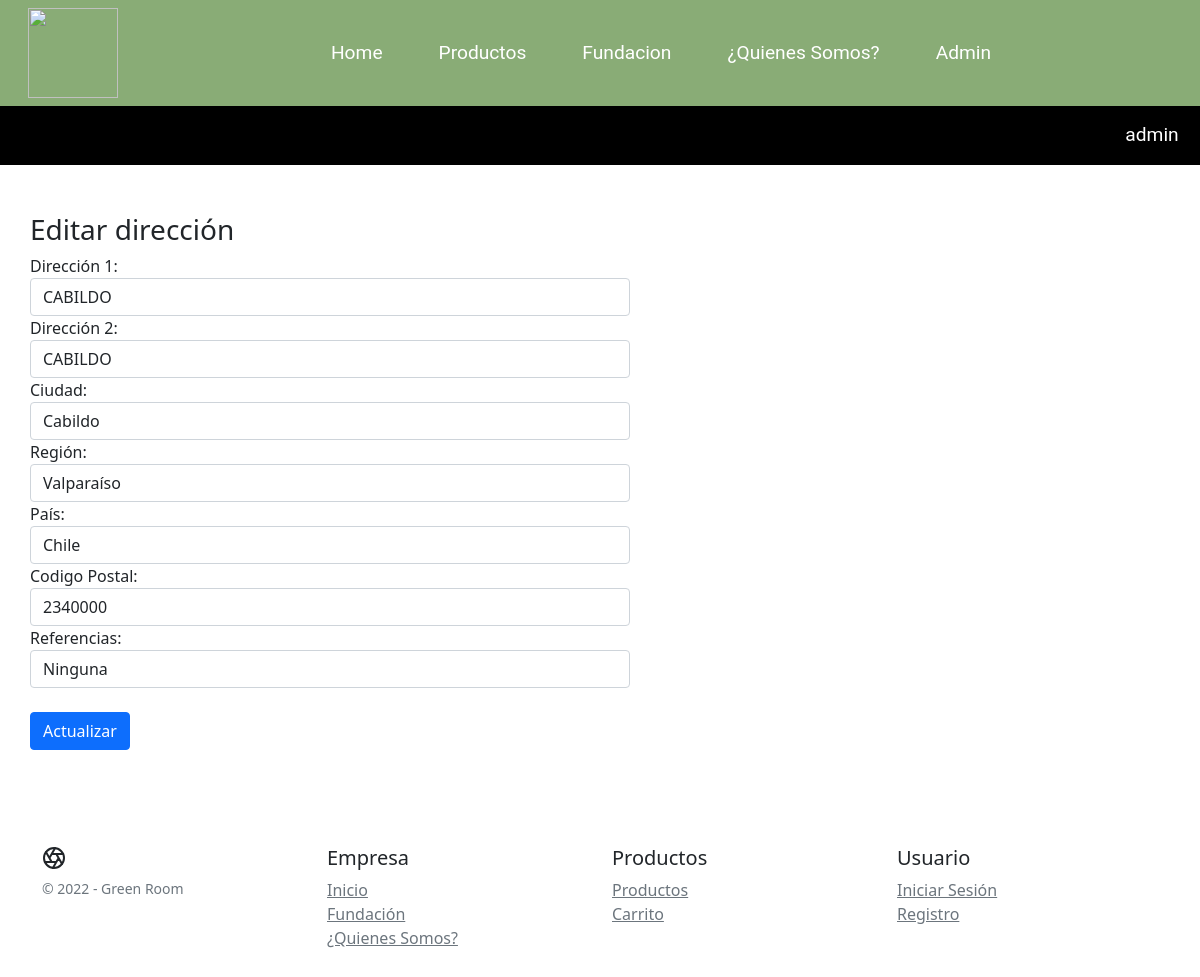
The page /direcciones/editar/20 (signed in) on the database its author committed.
### Flower/models.py (models this page shows, shortened)
class User(AbstractUser):
    def __str__(self):
        return self.email

### Address/models.py (models this page shows, shortened)
class ShippingAddress(models.Model):
    user = models.ForeignKey(User, null=False, blank=False, on_delete=models.CASCADE)
    line1 = models.CharField(max_length=200)
    line2 = models.CharField(max_length=200, blank=True)
    city = models.CharField(max_length=100)
    region = models.CharField(max_length=100)
    country = models.CharField(max_length=50)
    reference = models.CharField(max_length=200)
    zip = models.CharField(max_length=10, null=False, blank=False)
    default = models.BooleanField(default=False)
    created_at = models.DateTimeField(auto_now_add=True)

### Address/views.py (the view, shortened to what this page needs)
# urls.py: path('editar/<int:pk>', views.ShippingAddressUpdateView.as_view(), name="update"),
class ShippingAddressUpdateView(LoginRequiredMixin, UpdateView):
    login_url = 'login'
    model = ShippingAddress
    form_class = ShippingAddressForm
    template_name = 'addresses/update.html'

### Address/templates/addresses/update.html (shortened to what this page needs)
<!DOCTYPE html>
<html lang="es">
<head>
    {% load static %}
    <link rel="stylesheet" href="{% static 'core/css/estilo.css' %}">
    <link href="https://cdn.jsdelivr.net/npm/bootstrap@5.1.3/dist/css/bootstrap.min.css" rel="stylesheet"
>
</head>
<body>
    {% include 'core/snippets/navbar.html' %}
    <div class="col">
        <br>
        <br>
        <div class="h3" style="margin-left: 30px;">
            Editar dirección
        </div>
        <div class="">
            {% include 'addresses/snippets/form.html' with message='Actualizar' %}
        </div>
    </div>
    {% include 'core/snippets/footer.html' %}
</body>
</html>

### Flower/templates/core/snippets/navbar.html (shortened to what this page needs)
  {% load static %}
  <header class="site-header" style="background-color: #89ac76;">
    <nav id="navbar" class="navbar navbar-expand-lg navbar-custom">
      <div class="container-fluid">
        <a class="navbar-brand" href="{% url 'home' %}">
          <div class="logo">
            <img src="{% static 'core/img/logo.png' %}" alt="" width="90" height="90">
        </a>
      </div>
      <div class="collapse navbar-collapse" id="navbarSupportedContent">
        <ul class="navbar-nav m-auto  mb-2 mb-lg-0">
          <li class="nav-item">
            <a class="nav-link active" style="color: #fff" aria-current="page" href="{% url 'home' %}">Home</a>
          </li>
          <li class="nav-item">
            <a class="nav-link active" style="color: #fff" href="{% url 'productos' %}">Productos</a>
          </li>
          <li class="nav-item">
            <a class="nav-link active" style="color: #fff" href="{% url 'fundacion' %}">Fundacion</a>
          </li>
          <li class="nav-item">
            <a class="nav-link active" style="color: #fff" href="{% url 'quienessomos' %}">¿Quienes Somos?</a>
          </li>
          {% if user.is_superuser %}
          <li class="nav-item">
            <a class="nav-link active" style="color: #fff" href="{% url 'lproducto' %}">Admin</a>
          </li>
        </ul>
        {% endif %}
      </div>
    </nav>
  </header>
  <ul class="nav navbar-dark navbar justify-content-end" style="background-color: #000000">
    {% if user.is_superuser %}
    <li class="nav-item">
      <div class="dropdown dropstart">
        <a class="btn" href="#" role="button" id="dropdownMenuLink" data-bs-toggle="dropdown" aria-expanded="false">
          {{ user.username }}
        </a>
      </div>
    </li>
    {% endif %}
  </ul>

### Address/templates/addresses/snippets/form.html (shortened to what this page needs)
<div class="mb-5">
    <form method="post" style="margin-left: 30px; width: 600px">
        {% for field in form %}
          <div class="form-group">
            {{ field.label_tag }}
            {{ field }}
          </div>
        {% endfor %}
        <br>
        <button type="submit" class="btn btn-primary">{{ message }}</button>
    </form>
</div>

### Flower/static/core/css/estilo.css (style rules this page uses)
.navbar-custom { background-color: transparent !important; }
.navbar ul li { list-style: none; display: inline-block; margin: 0 20px; position: relative; }
.navbar a { text-decoration: none; color: white; font-family: Roboto, "sans-serif"; font-size: 1.2rem; }
.navbar ul li::before { content: ""; height: 3px; width: 0%; background: yellowgreen; position: absolute; left: 0; bottom: -12px; transition: 0.4s ease-out; }
.logo { text-align: auto; }
.site-header { background-color: rgba(0, 0, 0, .85); -webkit-backdrop-filter: saturate(180%) blur(20px); backdrop-filter: saturate(180%) blur(20px); }
.site-header a { color: #ffffff; transition: color .15s ease-in-out; }

### rows shown on the page
User: username "admin"
ShippingAddress: form "CABILDO" "CABILDO" "Cabildo" "Valparaíso" "Chile" "2340000" "Ninguna"

### other values the page prints
{{ field.label_tag }} "Dirección 1:" "Dirección 2:" "Ciudad:" "Región:" "País:" "Codigo Postal:" "Referencias:"
{{ message }} "Actualizar"
